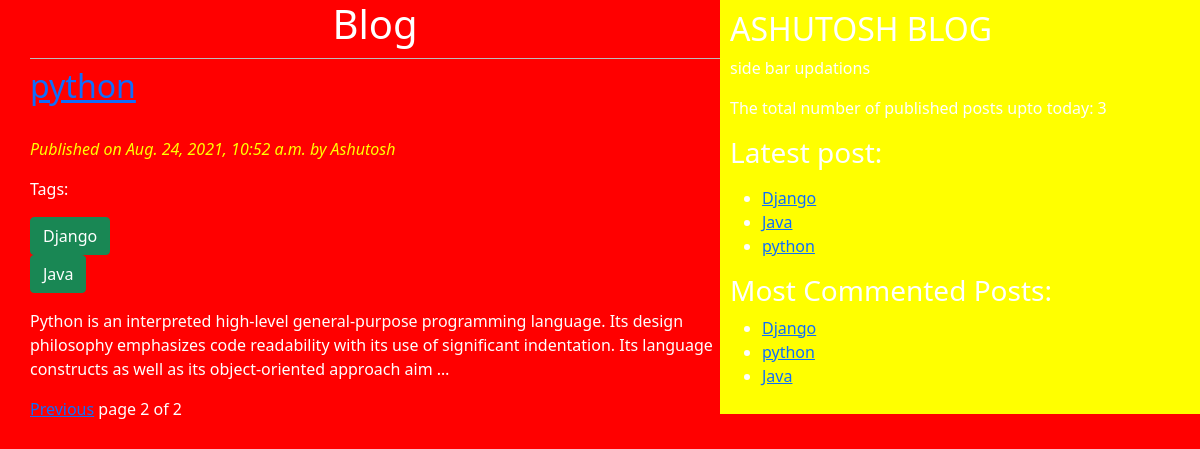
Screenshot of /?page=2 with the database file from the repository.
### testapp/models.py (models this page shows, shortened)
class Post(models.Model):
  STATUS_CHOICES=(('draft','Draft'),('published','Published'))
  title=models.CharField(max_length=264)
  slug=models.SlugField(max_length=264,unique_for_date='publish')
  author=models.ForeignKey(User,related_name='blog_posts',on_delete=models.CASCADE)
  body=models.TextField()
  publish=models.DateTimeField(default=timezone.now)
  created=models.DateTimeField(auto_now_add=True)#da
  updated=models.DateTimeField(auto_now=True)#datetme of save() action
  status=models.CharField(max_length=10,choices=STATUS_CHOICES,default='draft')
  objects=CustomManager()
  tags=TaggableManager()
  class Meta:
     ordering=('-publish',)
  def get_absolute_url(self):
    return reverse('post_detail',args=[self.slug])

### testapp/views.py (the view)
# urls.py: url(r'^$', views.post_list),
def post_list(request,tag_slug=None):
    post=Post.objects.all()
    tag=None
    if tag_slug:
       tag=get_object_or_404(Tag,slug=tag_slug)
       post=post.filter(tags__in=[tag])
    paginator=Paginator(post,2)
    page_number=request.GET.get('page')
    try:
       post=paginator.page(page_number)
    except PageNotAnInteger:
       post=paginator.page(1)
    except EmptyPage:
       post=paginator.page(paginator.num_pages)
    return render(request,'testapp/post_list.html',{'post':post,'tag':tag})

### testapp/models.py (called while the page is built)
  def get_queryset(self):
    return super().get_queryset().filter(status='published')

### testapp/templatetags/blogtags.py (called while the page is built)
@register.simple_tag
def total_posts():
    return Post.objects.count()

@register.inclusion_tag('testapp/latest_posts123.html')
def show_latest_posts(count=5):
  latest_posts=Post.objects.all().order_by('-publish')[:count]
  return {'latest_posts':latest_posts}

@register.simple_tag
def get_most_commented_posts(count=5):
 return Post.objects.annotate(total_comments=Count('comments')).order_by('-total_comments')[:count]

### template/testapp/post_list.html (shortened to what this page needs)
<!DOCTYPE html>
{%extends 'testapp/base.html'%}
{%block content%}
<h1> Blog</h1>
{%for ele in post%}
<h2><a href="{{ele.get_absolute_url}}">{{ele.title}}</a></h2>
<br>
<p id='date'>Published on {{ele.publish}} by {{ele.author|title}}</p>
<p> Tags:
{%for tag in ele.tags.all%}
<div >
    <a href="{%url 'post_list_by_tag_name' tag.slug%}" class ='btn btn-success'>{{tag.name}}</a>
</div>
{%endfor%}
</p>
<p>{{ele.body|truncatewords:30|linebreaks}}</p>
{%endfor%}
{% include 'testapp/pagination.html' with page=post%}
{%endblock%}

### template/testapp/base.html (shortened to what this page needs)
<!doctype html>
{%load static%}
{%load blogtags%}
<html lang="en">
  <head>
    <link href="https://cdn.jsdelivr.net/npm/bootstrap@5.1.0/dist/css/bootstrap.min.css" rel="stylesheet">
    <link rel="stylesheet" href="{%static 'css/blog.css'%}">
  </head>
  <body>
    <div class="content">
      {%block content%}{%endblock%}
      </div>
    <div class='sidebar'>
      <h2>ASHUTOSH BLOG</h2>
      <p>side bar updations</p>
      <p>The total number of published posts upto today: {%total_posts%}</p>
      <h3>Latest post:</h3>
      <p >{%show_latest_posts%}</p>
      <h3>Most Commented Posts:</h3>
      {% get_most_commented_posts as most_commented_posts%}
    <ul>
       {% for post in most_commented_posts %}
    <li><a  href="{{post.get_absolute_url}}" id='la'>{{post.title}}</a></li>
    {% endfor %}
    </ul>
    </div>
    </body>
</html>

### template/testapp/latest_posts123.html
<ul>
 {% for post in latest_posts %}
 <li><a href="{{post.get_absolute_url}}">{{post.title}}</a></li>
 {% endfor %}
 </ul>

### static/css/blog.css (style rules this page uses)
.content { float:left; width: 60%; padding:0 0 0 30px; height: 100%; background:red; }
.sidebar { float:right; width:40%; padding:10px; background: yellow; height: 100%; }
h1 { text-align:center; border-bottom: 1px solid #bbb; padding-bottom: 10px; }
body { color: white; background-color: red; }
#date { font-style: italic; color:yellow; }

### rows the page displays
Post: title "python", publish "Aug. 24, 2021, 10:52 a.m.", author "Ashutosh", body "Python is an interpreted high-level general-purpose programming language. Its design philosophy emphasizes code readability with its use of significant indentation. Its language constructs as well as its object-oriented approach aim …"
Tag: name "Django"
Tag: name "Java"
Post: title "Django"
Post: title "Java"

### other values shown
{{ page.number }} "2"
{{ page.paginator.num_pages }} "2"
